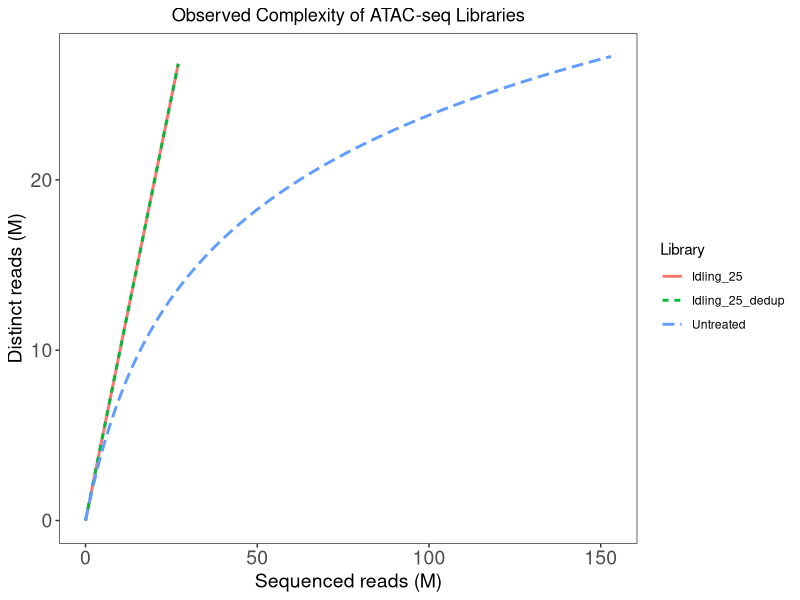
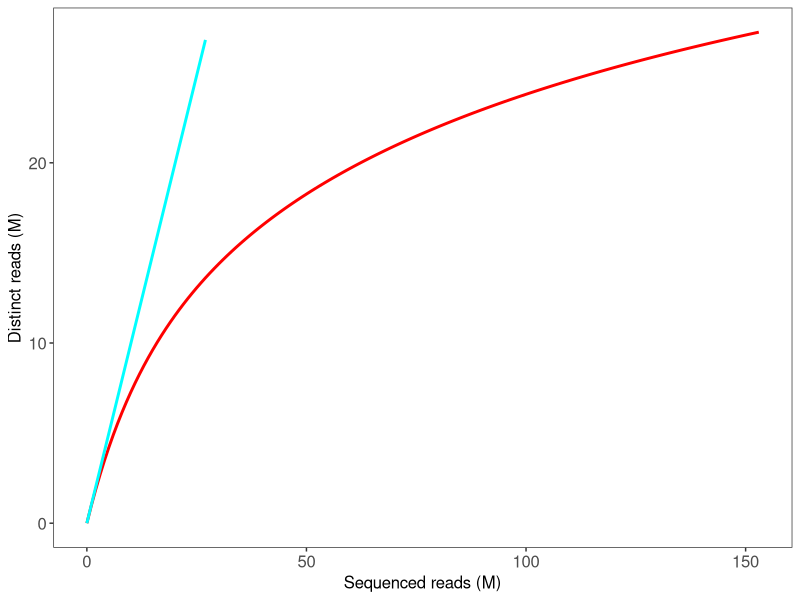
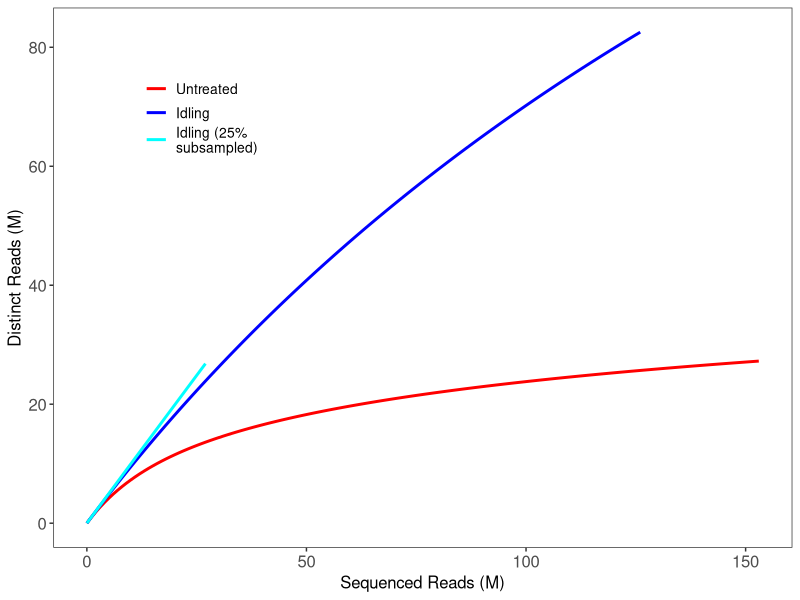
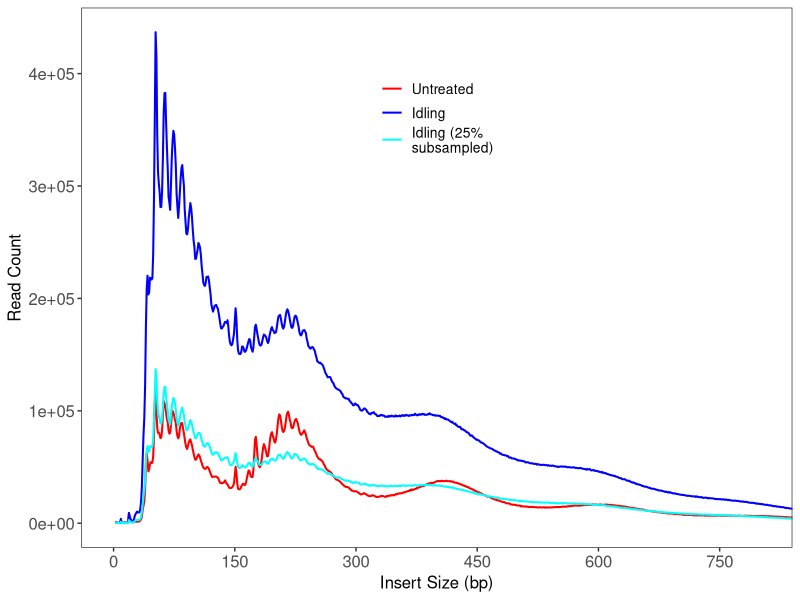
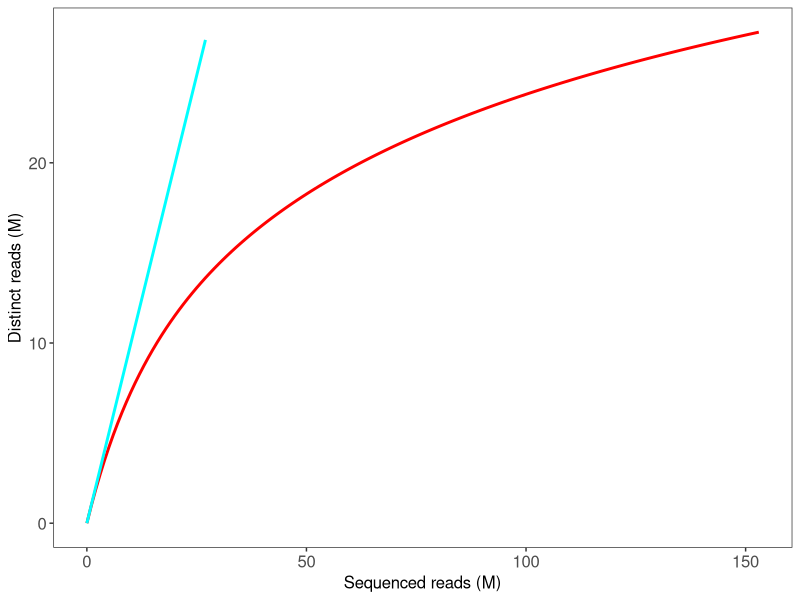
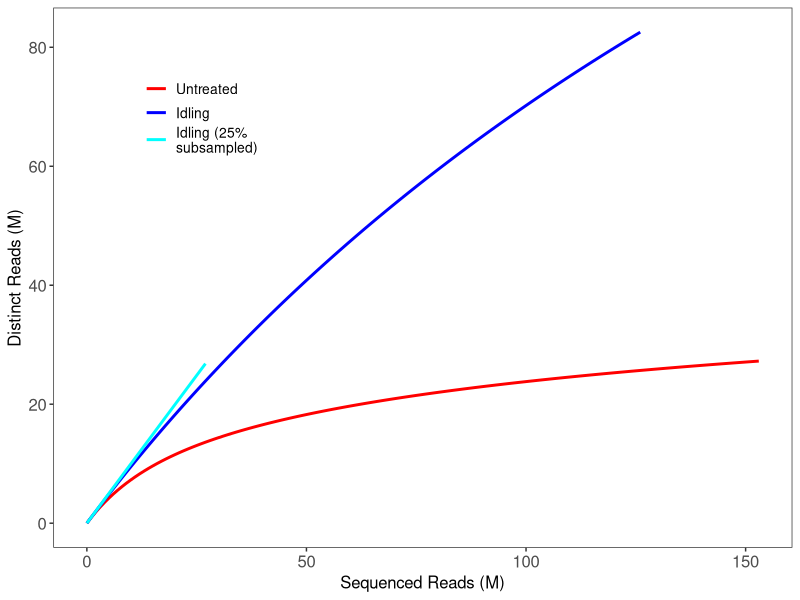
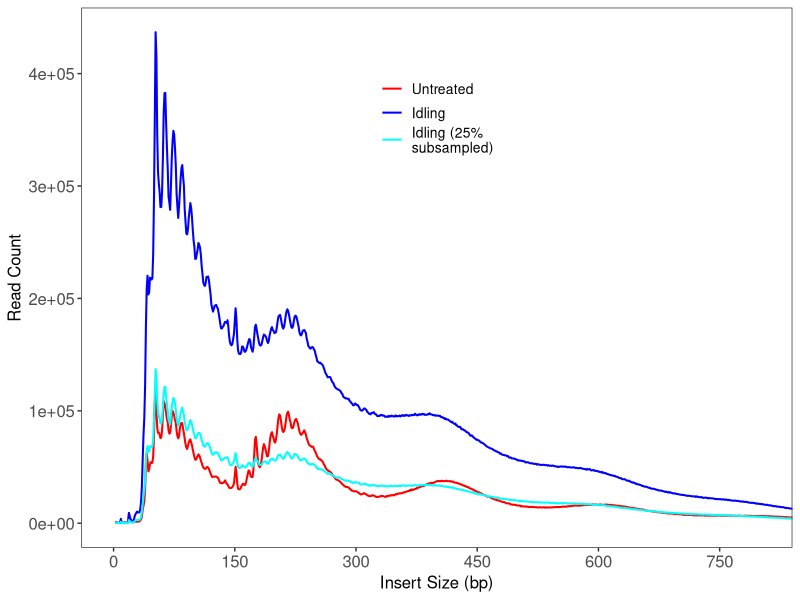

Generate these figures, in order, with R:
library(tidyverse)
library(ggpubr)

# if (Sys.getenv("RSTUDIO") == "1") {
#   setwd(dirname(rstudioapi::getActiveDocumentContext()$path))
# }

# UT_lc_res <- read_tsv('/Volumes/Transcend/ATACseq/preseq_results/trimmed_3334-CH-1-TAGGCATG-ACTGCATA_S121_aligned_sorted_lcExtrapResults.txt') %>%
#   mutate(Library="Untreated")
# 
# I_lc_res_25 <- read_tsv('idling_subsample_25p_lcExtrapResults.txt') %>%
#   mutate(Library="Idling_25")
# I_lc_res_33 <- read_tsv('idling_subsample_33p_lcExtrapResults.txt') %>%
#   mutate(Library="Idling_33")
# I_lc_res_50 <- read_tsv('idling_subsample_33p_lcExtrapResults.txt') %>%
#   mutate(Library="Idling_50")
# 
# I_lc_res_25_dedup <- read_tsv('idling_subsample_25p_dedup_lcExtrapResults.txt') %>%
#   mutate(Library="Idling_25_dedup")
# I_lc_res_33_dedup <- read_tsv('idling_subsample_33p_dedup_lcExtrapResults.txt') %>%
#   mutate(Library="Idling_33_dedup")
# I_lc_res_50_dedup <- read_tsv('idling_subsample_50p_dedup_lcExtrapResults.txt') %>%
#   mutate(Library="Idling_50_dedup")
# 
# lc_res <- bind_rows(UT_lc_res, I_lc_res_25, I_lc_res_33, I_lc_res_50,
#                     I_lc_res_25_dedup, I_lc_res_33_dedup, I_lc_res_50_dedup)
# 
# lc_res <- as.data.frame(lc_res)
# 
# ggplot(lc_res) + theme_bw() +
#   geom_ribbon(aes(x=TOTAL_READS/10^6, 
#                   ymin=LOWER_0.95CI/10^6, 
#                   ymax=UPPER_0.95CI/10^6, 
#                   fill=Library), alpha = 0.4) +
#   geom_line(aes(x=TOTAL_READS/10^6, 
#                 y=EXPECTED_DISTINCT/10^6, 
#                 color=Library), 
#             size=1, linetype="dashed") 

#####


c_res_UT <- read_tsv('../data/trimmed_3334-CH-1-TAGGCATG-ACTGCATA_S121_aligned_sorted_cCurveResults.txt') %>%
  mutate(Library="Untreated")

c_res_I <- read_tsv('../data/trimmed_3334-CH-2-CGTACTAG-CTCTCTAT_S122_aligned_sorted_cCurveResults.txt') %>%
  mutate(Library="Idling")

c_res_I_25 <- read_tsv('../data/idling_subsample_25p_dedup_cCurveResults.txt') %>%
  mutate(Library="Idling_25")
c_res_I_33 <- read_tsv('../data/idling_subsample_33p_dedup_cCurveResults.txt') %>%
  mutate(Library="Idling_33")
c_res_I_50 <- read_tsv('../data/idling_subsample_50p_dedup_cCurveResults.txt') %>%
  mutate(Library="Idling_50")

c_res_I_25_dedup <- read_tsv('../data/idling_subsample_25p_dedup_cCurveResults.txt') %>%
  mutate(Library="Idling_25_dedup")
c_res_I_33_dedup <- read_tsv('../data/idling_subsample_33p_dedup_cCurveResults.txt') %>%
  mutate(Library="Idling_33_dedup")
c_res_I_50_dedup <- read_tsv('../data/idling_subsample_50p_dedup_cCurveResults.txt') %>%
  mutate(Library="Idling_50_dedup")

c_res <- bind_rows(c_res_UT, c_res_I_25, c_res_I_25_dedup)

c_res <- as.data.frame(c_res)

ggplot(c_res) + theme_bw() +
  geom_line(aes(x=total_reads/10^6, 
                y=distinct_reads/10^6, 
                color=Library, linetype = Library), 
            linewidth=1) + 
  # coord_cartesian(x=c(0,75), y=c(0,37.5)) +
  xlab("Sequenced reads (M)") + 
  ylab("Distinct reads (M)") +
  ggtitle("Observed Complexity of ATAC-seq Libraries") +
  # scale_x_continuous(breaks = seq(0, 75, by = 5)) +
  # scale_y_continuous(breaks = seq(0, 37.5, by = 2.5)) +
  theme(plot.title = element_text(hjust = 0.5),
        plot.subtitle = element_text(hjust = 0.5),
        legend.position = "right",
        axis.text=element_text(size=14),
        axis.title=element_text(size=14),
        panel.grid.major = element_blank(), 
        panel.grid.minor = element_blank())


# Final plots comparing libraries
## Not modified
c_res_full <- bind_rows(c_res_UT, c_res_I)
c_res_full <- as.data.frame(c_res_full)
c_res_full$Library <- factor(c_res_full$Library, levels = c("Untreated", "Idling"))

## Idling subsampled (25%)
c_res_sub <- bind_rows(c_res_UT, c_res_I_25)
c_res_sub <- as.data.frame(c_res_sub)
c_res_sub$Library <- factor(c_res_sub$Library, levels = c("Untreated", "Idling_25"))

# ## Not modified plot
# ggplot(c_res_full) + theme_bw() +
#   geom_line(aes(x=total_reads/10^6, 
#                 y=distinct_reads/10^6, 
#                 color=Library), 
#             size=1) + 
#   xlab("Sequenced reads (M)") + 
#   ylab("Distinct reads (M)") +
#   # ggtitle("Observed Complexity of ATAC-seq Libraries") +
#   scale_color_manual(values = c("red", "blue")) +
#   theme(plot.title = element_text(hjust = 0.5),
#         plot.subtitle = element_text(hjust = 0.5),
#         legend.position = "none",
#         axis.text=element_text(size=12),
#         axis.title=element_text(size=12),
#         panel.grid.major = element_blank(), 
#         panel.grid.minor = element_blank()) +
#   ggsave("cCurve_Observed_SKMEL5.pdf", width = 4, height = 3)

# Idling subsampled plot
ggplot(c_res_sub) + theme_bw() +
  geom_line(aes(x=total_reads/10^6, 
                y=distinct_reads/10^6, 
                color=Library), 
            size=1) + 
  xlab("Sequenced reads (M)") + 
  ylab("Distinct reads (M)") +
  # ggtitle("Observed Complexity of ATAC-seq Libraries") +
  scale_color_manual(values = c("red", "cyan")) +
  theme(plot.title = element_text(hjust = 0.5),
        plot.subtitle = element_text(hjust = 0.5),
        legend.position = "none",
        axis.text=element_text(size=12),
        axis.title=element_text(size=12),
        panel.grid.major = element_blank(), 
        panel.grid.minor = element_blank()) 
ggsave("cCurve_IdlingSubsampled_SKMEL5.pdf", width = 4, height = 3)


#### Insert Size Metrics (ISM)
# # Not deduplicate
# ## Untreated
# insert_UT <- read_tsv('/Volumes/Transcend/ATACseq/preseq_results/trimmed_3334-CH-1-TAGGCATG-ACTGCATA_S121_aligned_sorted_ISM.txt', 
#                       skip = 10) %>%
#   mutate(Library="Untreated")
# insert_UT <- mutate(insert_UT, cpm=(All_Reads.fr_count/sum(insert_UT$All_Reads.fr_count))*1e6)
# 
# ## Idling
# insert_I <- read_tsv('/Volumes/Transcend/ATACseq/preseq_results/trimmed_3334-CH-2-CGTACTAG-CTCTCTAT_S122_aligned_sorted_ISM.txt', 
#                      skip = 10) %>%
#   mutate(Library="Idling")
# insert_I <- mutate(insert_I, cpm=(All_Reads.fr_count/sum(insert_I$All_Reads.fr_count))*1e6)
# 
# insert_all <- bind_rows(insert_UT, insert_I)
# insert_all$Library <- factor(insert_all$Library, 
#                              levels = c("Untreated", "Idling"))
# 
# ggplot(insert_all, aes(x=insert_size, y=cpm, color=Library)) +
#   geom_line(size = 0.7) +
#   facet_grid(.~Library) +
#   scale_color_manual(values = c("red", "blue", "purple", "green", "orange")) +
#   coord_cartesian(x=c(0,800)) +
#   xlab("Insert Size (bp)") + 
#   ylab("Counts per Million") +
#   ggtitle("Insert Size Distribution of ATAC-seq Libraries", subtitle = "0-800bp") +
#   scale_x_continuous(breaks = seq(0, 900, by = 150)) +
#   theme_bw() +
#   theme(plot.title = element_text(hjust = 0.5),
#         plot.subtitle = element_text(hjust = 0.5),
#         legend.position = "none",
#         axis.text=element_text(size=14),
#         axis.title=element_text(size=14),
#         panel.grid.major = element_blank(), 
#         panel.grid.minor = element_blank()) 

# Deduplicated
## Normal
## Untreated
insert_UT_dedup <- read_tsv('../data/untreated_dedup_ISM.txt', 
                      skip = 10) %>%
  mutate(Library="Untreated")
insert_UT_dedup <- mutate(insert_UT_dedup, cpm=(All_Reads.fr_count/sum(insert_UT_dedup$All_Reads.fr_count))*1e6)

## Idling
insert_I_dedup <- read_tsv('../data/idling_dedup_ISM.txt', 
                     skip = 10) %>%
  mutate(Library="Idling")
insert_I_dedup <- mutate(insert_I_dedup, cpm=(All_Reads.fr_count/sum(insert_I_dedup$All_Reads.fr_count))*1e6)

## Subsampled Idling
## 25 percent
insert_I_25_dedup <- read_tsv('../data/idling_subsample_25p_dedup_ISM.txt', skip = 10) %>%
  mutate(Library="Idling_25")
insert_I_25_dedup <- mutate(insert_I_25_dedup, cpm=(All_Reads.fr_count/sum(insert_I_25_dedup$All_Reads.fr_count))*1e6)

## 33 percent
insert_I_33_dedup <- read_tsv('../data/idling_subsample_33p_dedup_ISM.txt', skip = 10) %>%
  mutate(Library="Idling_33")
insert_I_33_dedup <- mutate(insert_I_33_dedup, cpm=(All_Reads.fr_count/sum(insert_I_33_dedup$All_Reads.fr_count))*1e6)

## 50 percent
insert_I_50_dedup <- read_tsv('../data/idling_subsample_50p_dedup_ISM.txt', skip = 10) %>%
  mutate(Library="Idling_50")
insert_I_50_dedup <- mutate(insert_I_50_dedup, cpm=(All_Reads.fr_count/sum(insert_I_50_dedup$All_Reads.fr_count))*1e6)


insert_all_dedup <- bind_rows(insert_UT_dedup, insert_I_dedup, insert_I_25_dedup, 
                              insert_I_33_dedup, insert_I_50_dedup)
insert_all_dedup$Library <- factor(insert_all_dedup$Library, 
                             levels = c("Untreated", "Idling", "Idling_25", "Idling_33", "Idling_50"))

# ggplot(insert_all_dedup, aes(x=insert_size, y=All_Reads.fr_count, color=Library)) +
#   geom_line(size = 0.7) +
#   facet_grid(.~Library) +
#   scale_color_manual(values = c("red", "blue", "purple", "green", "orange")) +
#   coord_cartesian(x=c(0,800)) +
#   xlab("Insert Size (bp)") + 
#   ylab("Read Count") +
#   ggtitle("Insert Size Distribution of ATAC-seq Libraries", subtitle = "0-800bp") +
#   scale_x_continuous(breaks = seq(0, 900, by = 150)) +
#   theme_bw() +
#   theme(plot.title = element_text(hjust = 0.5),
#         plot.subtitle = element_text(hjust = 0.5),
#         legend.position = "none",
#         axis.text=element_text(size=14),
#         axis.title=element_text(size=14),
#         panel.grid.major = element_blank(), 
#         panel.grid.minor = element_blank()) 


### Final Plots from subsampled libraries
insert_subsampled_dedup <- bind_rows(insert_UT_dedup, insert_I_25_dedup)
insert_subsampled_dedup$Library <- factor(insert_subsampled_dedup$Library, 
                                        levels = c("Untreated", "Idling_25"))

# ggplot(insert_observed_dedup, aes(x=insert_size, y=All_Reads.fr_count, color=Library)) +
#   geom_line(size = 0.7) +
#   scale_color_manual(values = c("red", "blue")) +
#   coord_cartesian(x=c(0,800)) +
#   xlab("Insert Size (bp)") +
#   ylab("Read Count") +
#   # ggtitle("Insert Size Distribution of ATAC-seq Libraries", subtitle = "0-800bp") +
#   scale_x_continuous(breaks = seq(0, 900, by = 150)) +
#   theme_bw() +
#   theme(plot.title = element_text(hjust = 0.5),
#         plot.subtitle = element_text(hjust = 0.5),
#         legend.position = "none",
#         axis.text=element_text(size=14),
#         axis.title=element_text(size=14),
#         panel.grid.major = element_blank(), 
#         panel.grid.minor = element_blank()) +
#   ggsave("ISM_Observed_SKMEL5.pdf", width = 4, height = 3)

# ggplot(insert_subsampled_dedup, aes(x=insert_size, y=All_Reads.fr_count, color=Library)) +
#   geom_line(size = 0.7) +
#   scale_color_manual(values = c("red", "cyan")) +
#   coord_cartesian(x=c(0,800)) +
#   xlab("Insert Size (bp)") +
#   ylab("Read Count") +
#   # ggtitle("Insert Size Distribution of ATAC-seq Libraries", subtitle = "0-800bp") +
#   scale_x_continuous(breaks = seq(0, 900, by = 150)) +
#   theme_bw() +
#   theme(plot.title = element_text(hjust = 0.5),
#         plot.subtitle = element_text(hjust = 0.5),
#         legend.position = "none",
#         axis.text=element_text(size=14),
#         axis.title=element_text(size=14),
#         panel.grid.major = element_blank(), 
#         panel.grid.minor = element_blank()) +
#   ggsave("ISM_IdlingSubsampled_SKMEL5.pdf", width = 4, height = 3)

# Create legend for colors
c_res_colors <- bind_rows(c_res_UT, c_res_I, c_res_I_25)
c_res_colors <- as.data.frame(c_res_colors)
c_res_colors$Library <- factor(c_res_colors$Library, levels = c("Untreated", "Idling", "Idling_25"))

########### FIGURE S3A ###########
ggplot(c_res_colors) + theme_bw() +
  geom_line(aes(x=total_reads/10^6, 
                y=distinct_reads/10^6, 
                color=Library), 
            size=1) + 
  xlab("Sequenced Reads (M)") + 
  ylab("Distinct Reads (M)") +
  # ggtitle("Observed Complexity of ATAC-seq Libraries") +
  scale_color_manual(values = c("red", "blue", "cyan"), 
                     labels = c('Untreated', 'Idling', 'Idling (25%\nsubsampled)')) +
  theme(plot.title = element_text(hjust = 0.5),
        plot.subtitle = element_text(hjust = 0.5),
        legend.title = element_blank(), legend.text = element_text(size=10),
        legend.position = c(0.2, 0.8),
        axis.text=element_text(size=12),
        axis.title=element_text(size=12),
        panel.grid.major = element_blank(), 
        panel.grid.minor = element_blank())
ggsave("cCurve_colors_SKMEL5.pdf", width = 4, height = 3)
##################################

insert_colors_dedup <- bind_rows(insert_UT_dedup, insert_I_dedup, insert_I_25_dedup)
insert_colors_dedup$Library <- factor(insert_colors_dedup$Library, 
                                        levels = c("Untreated", "Idling", "Idling_25"))

########### FIGURE S3B ###########
plt_color <- ggplot(insert_colors_dedup, aes(x=insert_size, y=All_Reads.fr_count, color=Library)) +
  geom_line(size = 0.7) +
  scale_color_manual(values = c("red", "blue", "cyan"), 
                     labels = c('Untreated', 'Idling', 'Idling (25%\nsubsampled)')) +
  coord_cartesian(x=c(0,800)) +
  xlab("Insert Size (bp)") +
  ylab("Read Count") +
  scale_x_continuous(breaks = seq(0, 900, by = 150)) +
  theme_bw() +
  theme(plot.title = element_text(hjust = 0.5),
        plot.subtitle = element_text(hjust = 0.5),
        legend.title = element_blank(), legend.text = element_text(size=10),
        legend.position = c(0.5, 0.8),
        axis.text=element_text(size=12),
        axis.title=element_text(size=12),
        panel.grid.major = element_blank(), 
        panel.grid.minor = element_blank()) 
plt_color
ggsave("ISM_colors_SKMEL5.pdf", width = 4, height = 3)
##################################
# leg <- get_legend(plt_color)
# as_ggplot(leg)
# ggsave("ATAClib_colors_legend.pdf")
